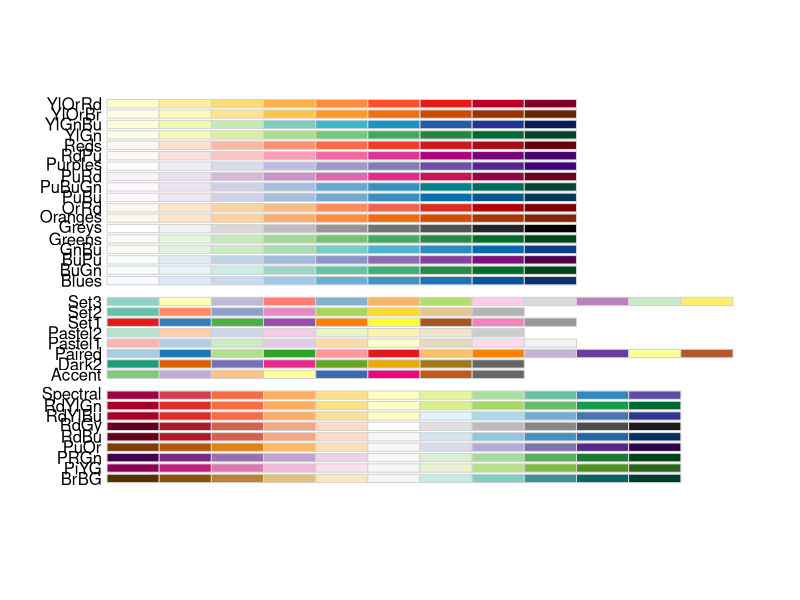
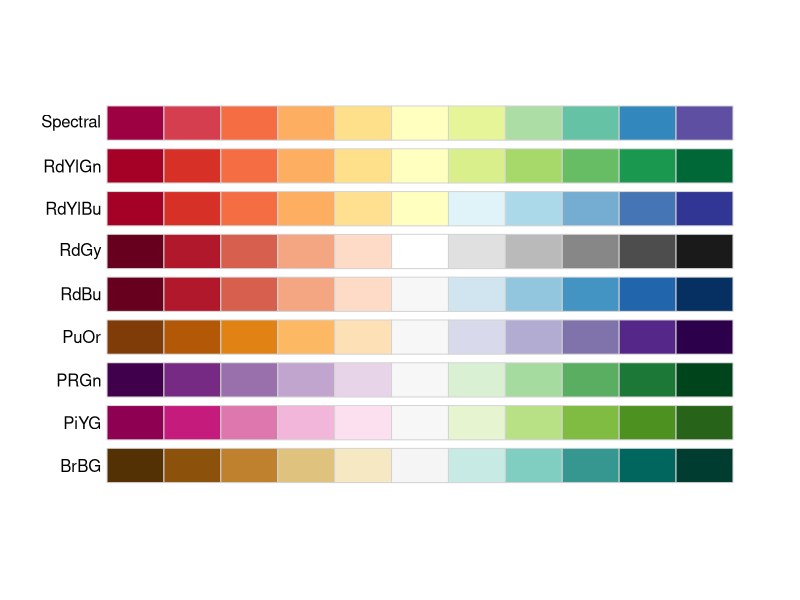
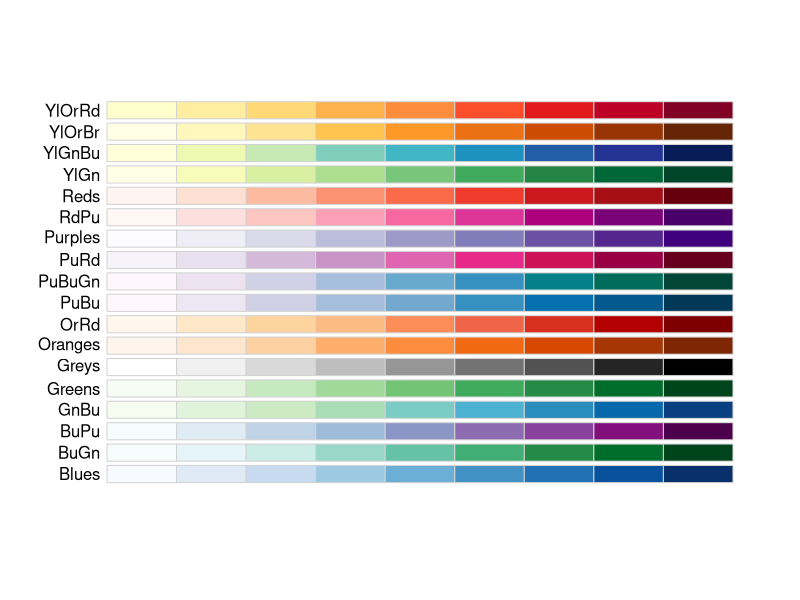
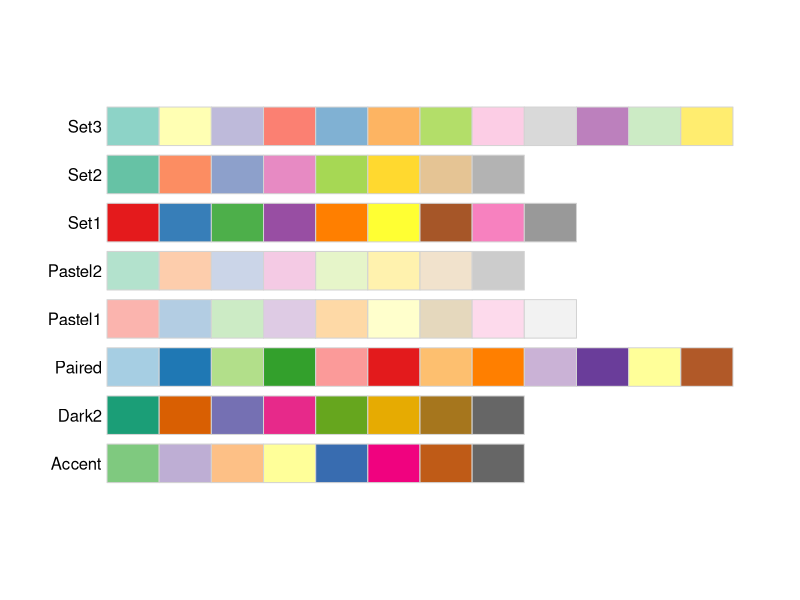
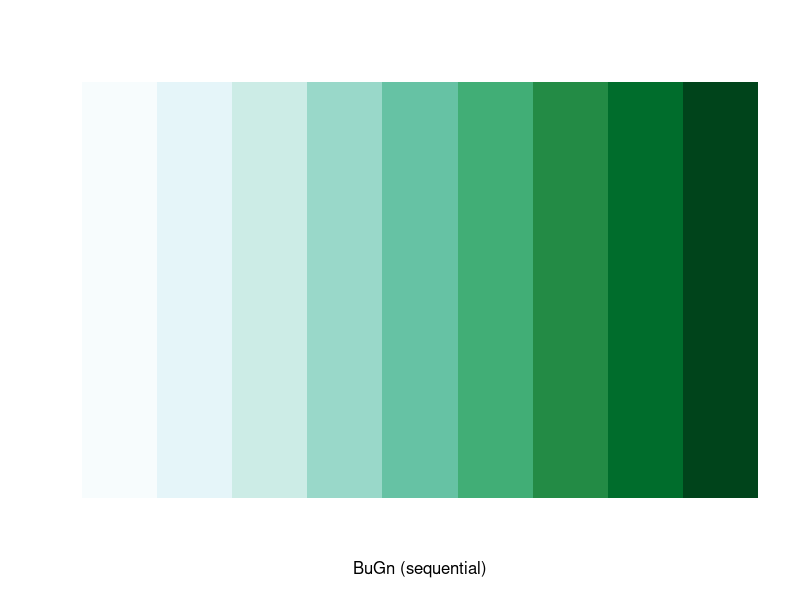
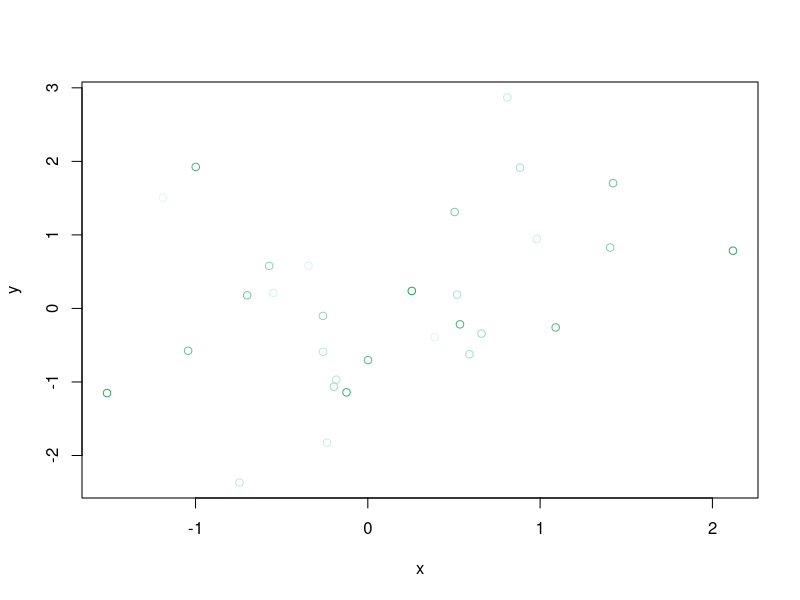
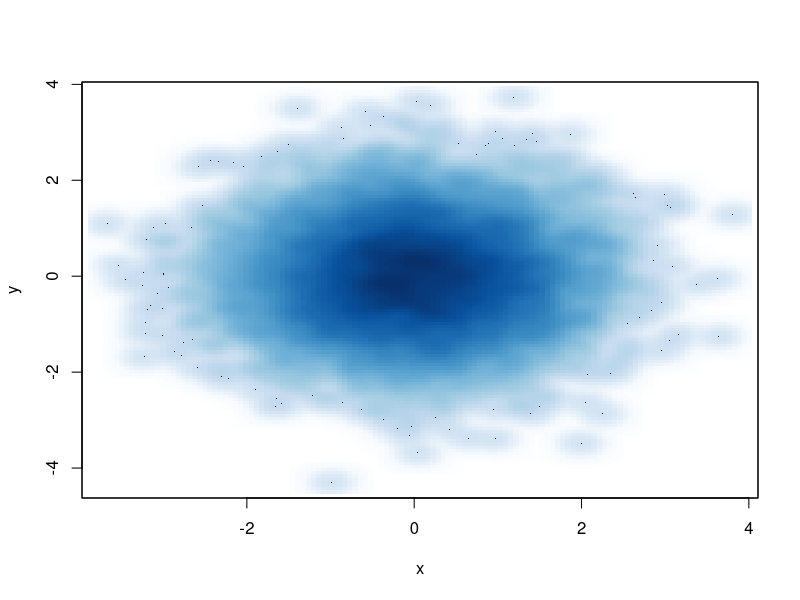
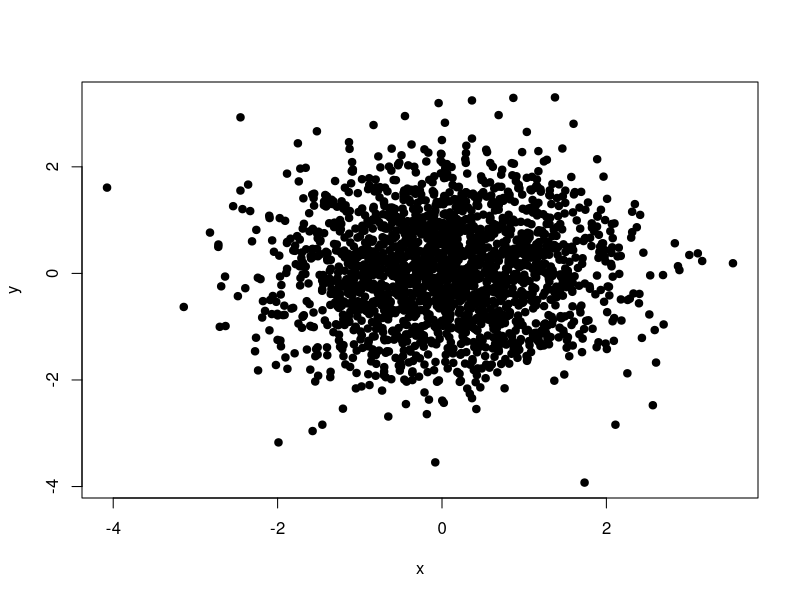

Recreate these plots in R, in order.
## ---- chunk 1
knitr::opts_chunk$set(echo = TRUE)
## ---- chunk 2
palette()
## ---- chunk 3
rainbow(10)
## ---- chunk 4
heat.colors(10)
## ---- chunk 5
terrain.colors(10, alpha = 1)

## ---- chunk 6
topo.colors(10, alpha = 1)

## ---- chunk 7
cm.colors(10, alpha = 1)
## ---- chunk 8
gray(0:8 / 8)
## ---- chunk 9
pal <- colorRamp(c("red", "blue"))
pal(0)
## ---- chunk 10
rgb(pal(0), max = 255)
## ---- chunk 11
col2rgb("red")
## ---- chunk 12
pal(seq(0, 1, len = 10))
## ---- chunk 13
pal <- colorRampPalette(c("red", "yellow"))
## Just return red and yellow
pal(2)
## ---- chunk 14
## Return 10 colors in between red and yellow
pal(10)

## ---- chunk 15
library(RColorBrewer)
display.brewer.all()
## ---- chunk 16
display.brewer.all(type="div")
display.brewer.all(type="seq")
display.brewer.all(type="qual")
## ---- chunk 17
display.brewer.pal(30, "BuGn")
cols <- brewer.pal(3, "BuGn")
cols
## ---- chunk 18
pal <- colorRampPalette(cols)
## ---- chunk 19
set.seed(19)
x <- rnorm(30)
y <- rnorm(30)
plot(x, y, col = pal(30))

## ---- chunk 20
set.seed(1)
x <- rnorm(10000)
y <- rnorm(10000)
smoothScatter(x, y)
## ---- chunk 21
rgb(1, 0, 0, 0.1)
## ---- chunk 22
set.seed(2)
x <- rnorm(2000)
y <- rnorm(2000)
plot(x, y, pch = 19)
## ---- chunk 23
plot(x, y, pch = 19, col = rgb(0, 0, 0, 0.15))
